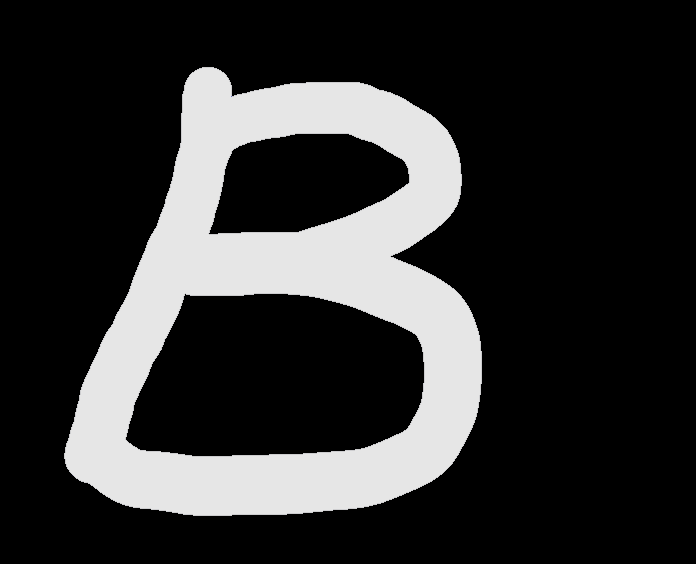
//> input picture resources/ch03/letterb.png, 696 x 564 px
$ ./morph6   (built with g++ and OpenCV 4)
//> lines starting //> are read from the running program, lines starting //| are printed output that depends on the picture; after the words box and inside, x2 and y2 are one past the last pixel; in counts of white or black regions, pixels touching at a corner belong together
#include "opencv2/opencv.hpp"
#include <iostream>

using namespace std;
using namespace cv;

int main()
{
	Mat img = imread("../resources/ch03/letterb.png", CV_LOAD_IMAGE_GRAYSCALE);
//> img: 564 rows x 696 cols, CV_8UC1; min 0, max 230, mean 49.4
	threshold(img, img, 127, 255, cv::THRESH_BINARY);
//> img: 564 rows x 696 cols, CV_8UC1; 21.6% white; 1 white region, box (x1, y1, x2, y2) and area: (64, 67, 482, 516) 84630

	imshow("src", img);
	Mat skel(img.size(), CV_8UC1, Scalar(0));
	Mat element = getStructuringElement(MORPH_CROSS, Size(3, 3));
	Mat temp, eroded;

	do
	{
		erode(img, eroded, element);
		dilate(eroded, temp, element);
		subtract(img, temp, temp);
		bitwise_or(skel, temp, skel);
		eroded.copyTo(img);
	} while ((countNonZero(img) != 0));
//> this loop made 46 passes
//> pass 1, `erode(img, eroded, element);`:
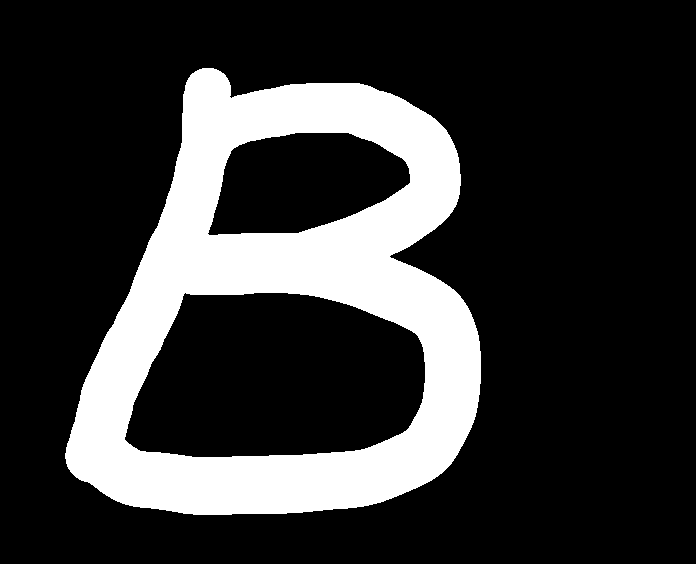
//> eroded: 564 rows x 696 cols, CV_8UC1; 20.9% white; 1 white region, box (x1, y1, x2, y2) and area: (65, 68, 481, 515) 81964
//> pass 2, `erode(img, eroded, element);`:
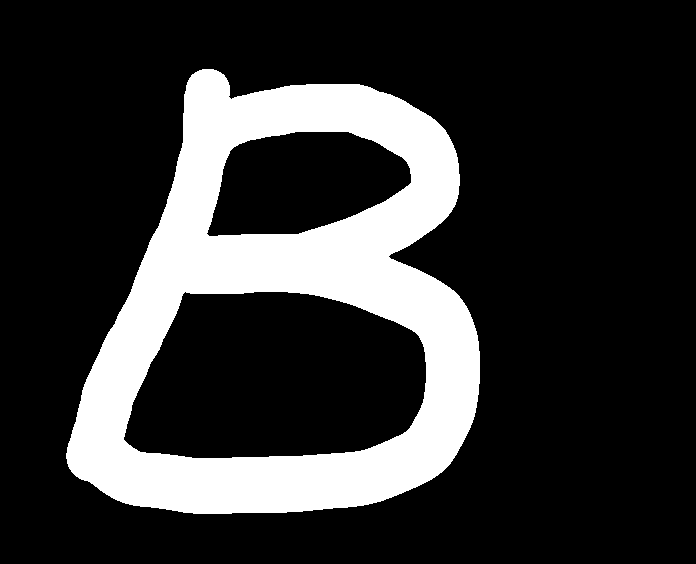
//> eroded: 564 rows x 696 cols, CV_8UC1; 20.2% white; 1 white region, box (x1, y1, x2, y2) and area: (66, 69, 480, 514) 79294
//> pass 3, `erode(img, eroded, element);`:
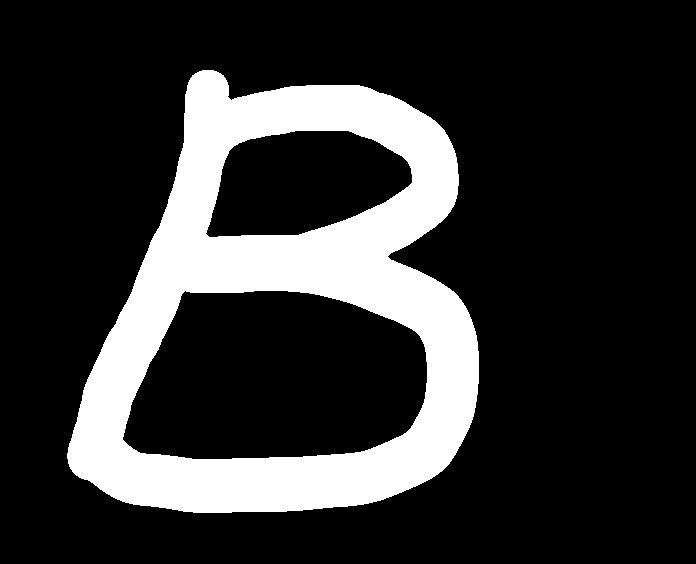
//> eroded: 564 rows x 696 cols, CV_8UC1; 19.5% white; 1 white region, box (x1, y1, x2, y2) and area: (67, 70, 479, 513) 76620
//> after the loop:
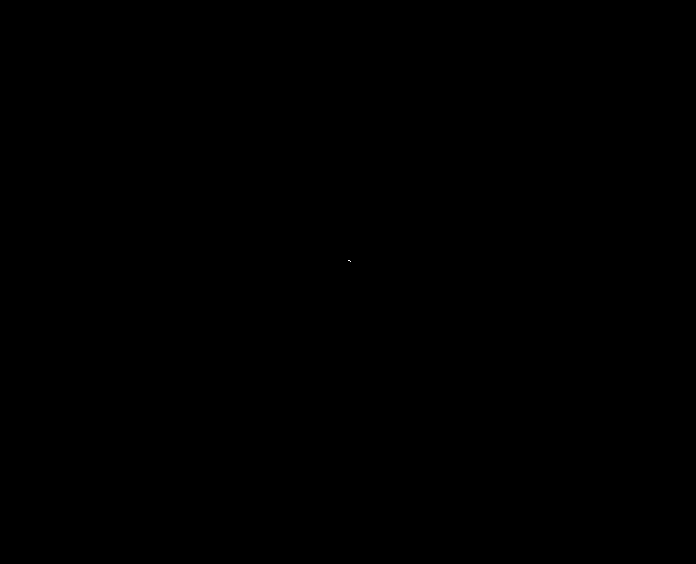
//> temp: 564 rows x 696 cols, CV_8UC1; 0% white in thin lines or dots, all inside (x1, y1, x2, y2) = (348, 260, 351, 262)
//> after the loop:
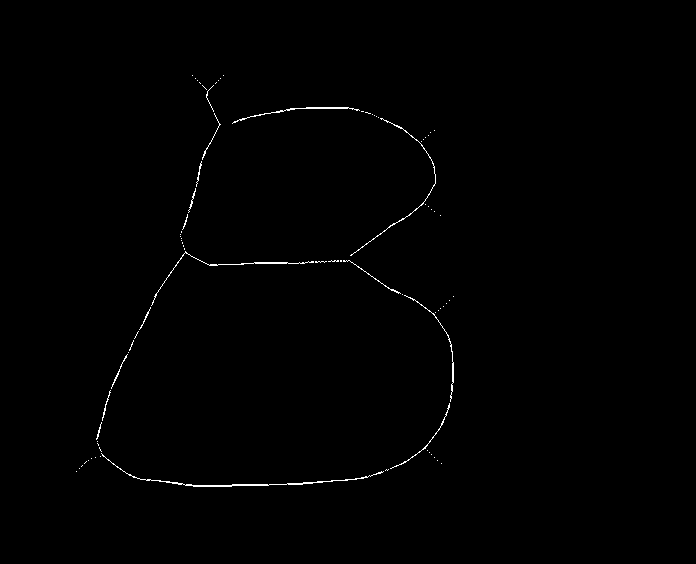
//> skel: 564 rows x 696 cols, CV_8UC1; 0.49% white in thin lines or dots, all inside (x1, y1, x2, y2) = (76, 75, 454, 487)

	imshow("result", skel);
	waitKey(0);
	return 1;
}

$ run again, with resources/ch03/digits.png copied over resources/ch03/letterb.png
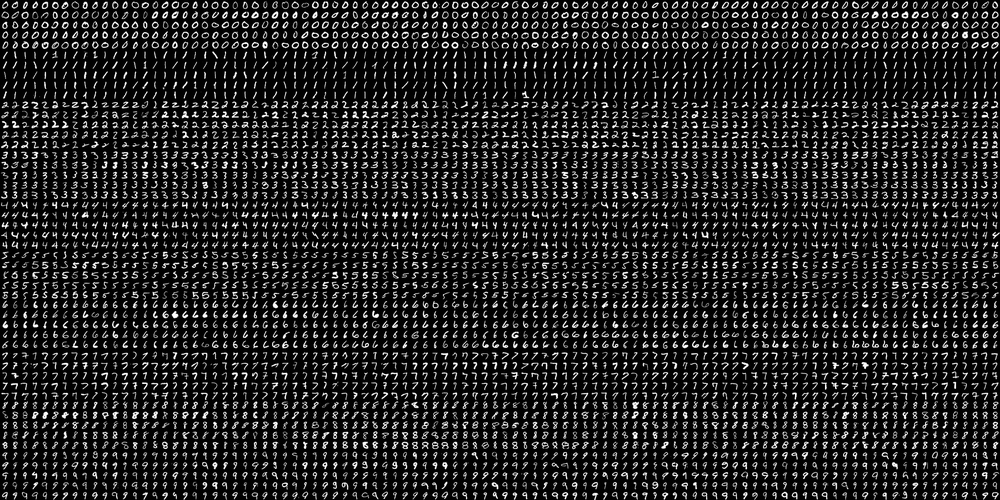
//> input picture resources/ch03/digits.png, 1000 x 500 px, shrunk from 2000 x 1000 before the run
//> img is the input picture: 500 rows x 1000 cols, CV_8UC1; min 0, max 255, mean 36.1
//> `threshold(img, img, 127, 255, cv::THRESH_BINARY);`:
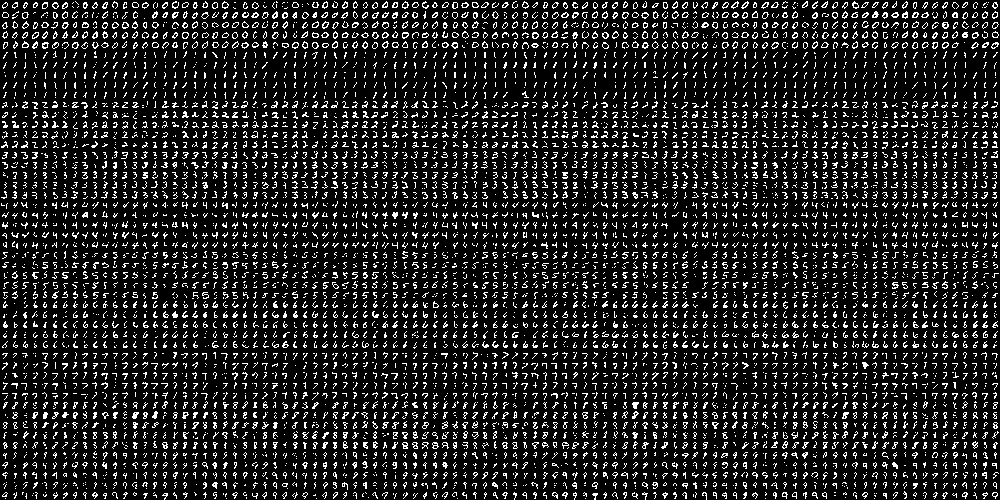
//> img: 500 rows x 1000 cols, CV_8UC1; 13.5% white in thin lines or dots
//> the loop `do` made 3 passes
//> after the loop `do`:
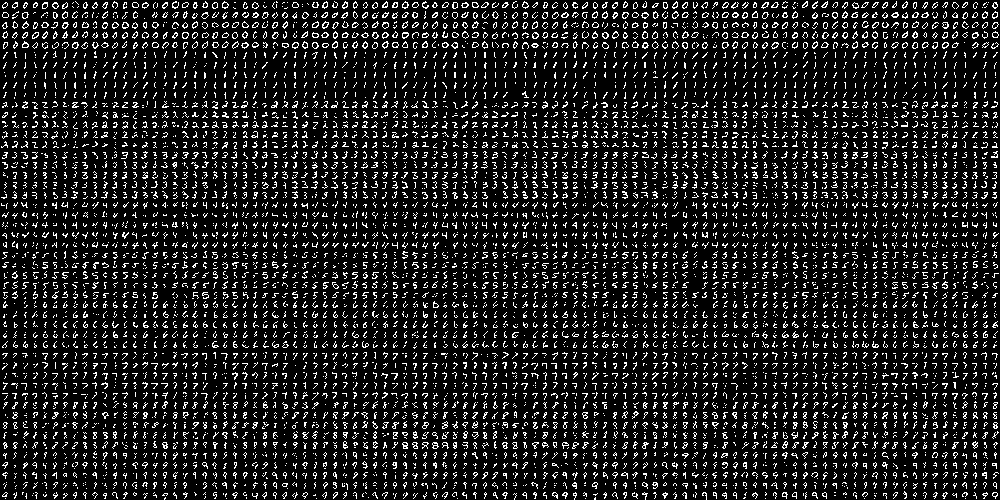
//> skel: 500 rows x 1000 cols, CV_8UC1; 12.5% white in thin lines or dots
